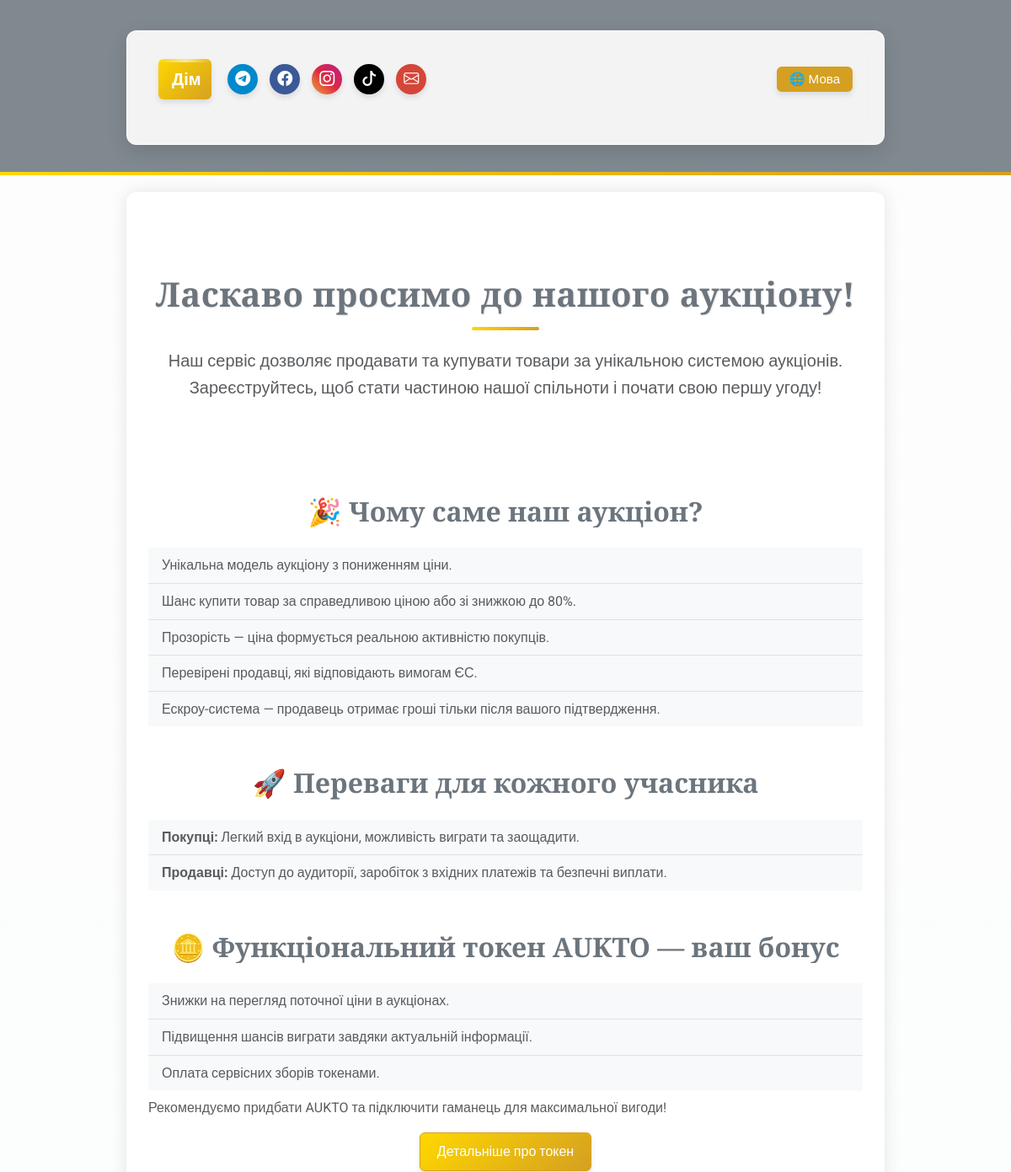
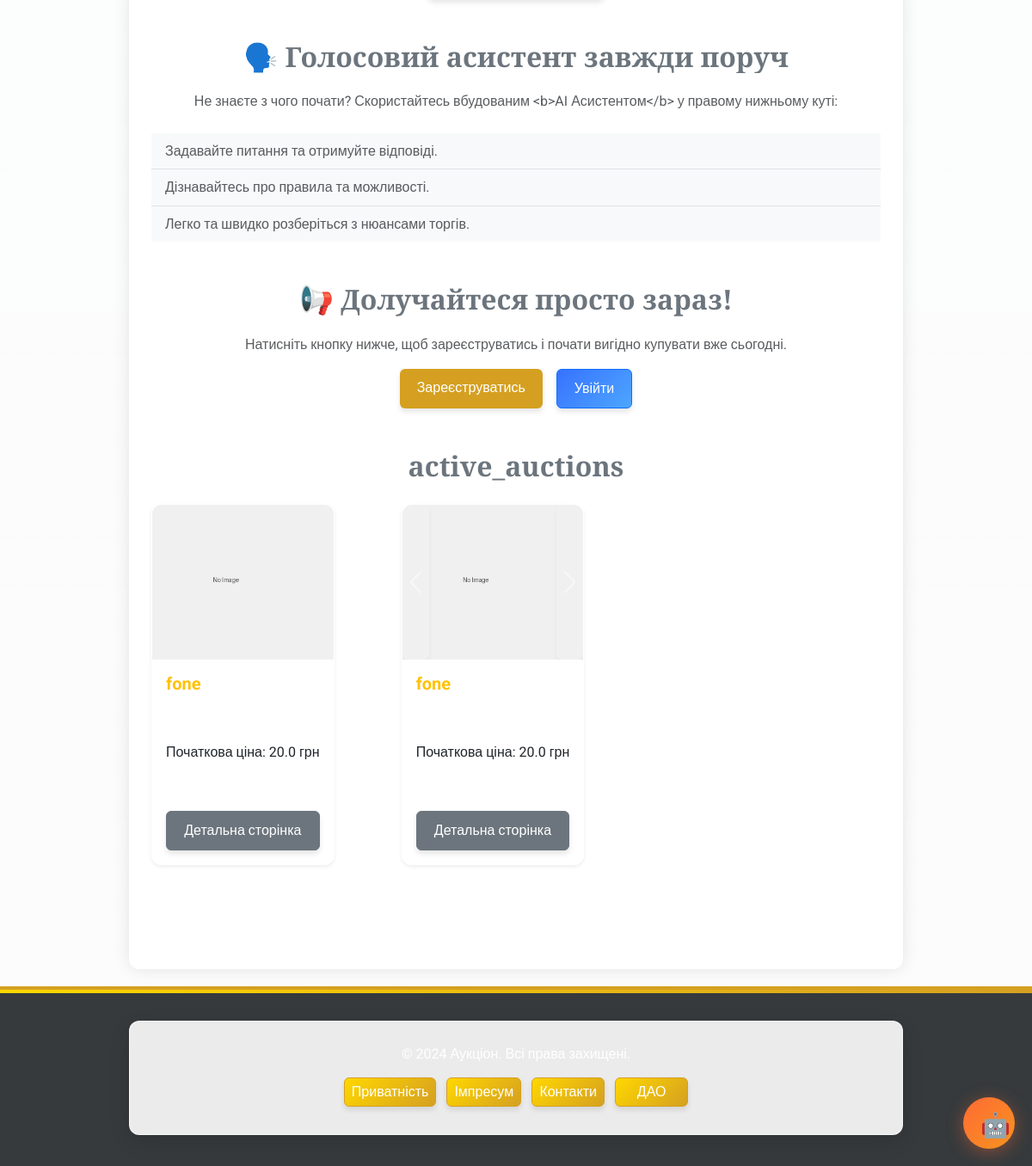
The page / on the database its author committed (2 pictures, top to bottom).
### app/models/auction.py (models this page shows, shortened)
class Auction(db.Model):
    __tablename__ = 'auctions'
    id = db.Column(db.Integer, primary_key=True)
    title = db.Column(db.String(255), nullable=False)
    description = db.Column(db.Text, nullable=False)
    starting_price = db.Column(db.Float, nullable=False)
    current_price = db.Column(db.Float, nullable=False)
    seller_id = db.Column(db.Integer, db.ForeignKey('users.id'), nullable=False)
    total_participants = db.Column(db.Integer, default=0, nullable=False)
    is_active = db.Column(db.Boolean, default=True, nullable=False)
    winner_id = db.Column(db.Integer, db.ForeignKey('users.id'), nullable=True)
    total_earnings = db.Column(db.Float, default=0.0, nullable=False)
    created_at = db.Column(db.DateTime, default=db.func.now(), nullable=False)
    updated_at = db.Column(db.DateTime, default=db.func.now(), onupdate=db.func.now(), nullable=False)
    photos = db.Column(JSON, default=list)  # Поле для зберігання шляхів до фото у форматі JSON
    is_confirmed = db.Column(db.Boolean, default=False, nullable=False)  # Чи підтверджено отримання товару
    main_photo_idx = db.Column(db.Integer, default=0)  # Індекс головного фото
    participants = relationship(
        'AuctionParticipant', back_populates='auction', cascade='all, delete-orphan', lazy='dynamic'
    )
    def get_safe_photo(self, index=None):
        import os
        from flask import current_app
        fallback_image = 'images/default/no-image.png'
        if index is not None and self.photos and 0 <= index < len(self.photos):
            photo_path = self.photos[index]
        elif self.photos and 0 <= (self.main_photo_idx or 0) < len(self.photos):
            photo_path = self.photos[self.main_photo_idx or 0]
        elif self.photos and len(self.photos) > 0:
            photo_path = self.photos[0]
        else:
            return fallback_image
        full_path = os.path.join(current_app.static_folder, photo_path)
        if os.path.isfile(full_path):
            return photo_path
        else:
            print(f"Warning: Image file not found: {photo_path}")
            return fallback_image

### app/routes/main_routes.py (the view)
@main_bp.route('/')
def index():
    lang = session.get('lang', 'ua')
    auctions = Auction.query.filter_by(is_active=True).all()
    discount = None
    if current_user.is_authenticated and current_user.wallet_address:
        try:
            discount = get_user_discount(current_user.wallet_address)
        except Exception:
            discount = None
    if lang == 'en':
        return render_template('index_en.html', auctions=auctions, user_discount=discount, lang=lang, ui_text=ui_text)
    elif lang == 'de':
        return render_template('index_de.html', auctions=auctions, user_discount=discount, lang=lang, ui_text=ui_text)
    return render_template('index.html', auctions=auctions, user_discount=discount, lang=lang, ui_text=ui_text)

### app/utils/i18n_ui.py (called while the page is built)
def ui_text(key, lang):
    return ui_translations.get(key, {}).get(lang, ui_translations.get(key, {}).get('ua', key))

### app/templates/index.html (shortened to what this page needs)
{% extends 'base.html' %}
{% block content %}
<div class="text-center py-5">
    <h1 class="text-secondary fw-bold">{{ ui_text('welcome_header', lang) }}</h1>
    <p class="text-muted fs-5">
        {{ ui_text('welcome_text', lang) }}
    </p>
</div>
<section class="my-5">
    <h2 class="text-center text-secondary fw-bold">🎉 {{ ui_text('why_auction', lang) }}</h2>
    <ul class="list-group list-group-flush mt-4">
        <li class="list-group-item bg-light text-muted">{{ ui_text('unique_model', lang) }}</li>
        <li class="list-group-item bg-light text-muted">{{ ui_text('fair_price', lang) }}</li>
        <li class="list-group-item bg-light text-muted">{{ ui_text('transparency', lang) }}</li>
        <li class="list-group-item bg-light text-muted">{{ ui_text('verified_sellers', lang) }}</li>
        <li class="list-group-item bg-light text-muted">{{ ui_text('escrow', lang) }}</li>
    </ul>
</section>
<section class="my-5">
    <h2 class="text-center text-secondary fw-bold">🚀 {{ ui_text('benefits', lang) }}</h2>
    <ul class="list-group list-group-flush mt-4">
        <li class="list-group-item bg-light text-muted"><b>{{ ui_text('buyers', lang) }}:</b> {{ ui_text('buyers_benefit', lang) }}</li>
        <li class="list-group-item bg-light text-muted"><b>{{ ui_text('sellers', lang) }}:</b> {{ ui_text('sellers_benefit', lang) }}</li>
    </ul>
</section>
<section class="my-5">
    <h2 class="text-center text-secondary fw-bold">🪙 {{ ui_text('token_bonus', lang) }}</h2>
    <ul class="list-group list-group-flush mt-4">
        <li class="list-group-item bg-light text-muted">{{ ui_text('token_discount_benefit', lang) }}</li>
        <li class="list-group-item bg-light text-muted">{{ ui_text('token_chance_benefit', lang) }}</li>
        <li class="list-group-item bg-light text-muted">{{ ui_text('token_fee_benefit', lang) }}</li>
    </ul>
    <p class="text-muted mt-2">{{ ui_text('token_recommend', lang) }}</p>
    <div class="text-center mt-3">
        <a href="{{ url_for('token.token_info') }}" class="btn btn-outline-warning">{{ ui_text('token_details', lang) }}</a>
    </div>
</section>
<section class="my-5">
    <h2 class="text-center text-secondary fw-bold">🗣️ {{ ui_text('assistant_always', lang) }}</h2>
    <p class="text-muted text-center">
        {{ ui_text('assistant_invite', lang) }}
    </p>
    <ul class="list-group list-group-flush mt-4">
        <li class="list-group-item bg-light text-muted">{{ ui_text('assistant_ask', lang) }}</li>
        <li class="list-group-item bg-light text-muted">{{ ui_text('assistant_rules', lang) }}</li>
        <li class="list-group-item bg-light text-muted">{{ ui_text('assistant_easy', lang) }}</li>
    </ul>
</section>
<section class="my-5 text-center">
    <h2 class="text-secondary fw-bold">📢 {{ ui_text('join_now', lang) }}</h2>
    <p class="text-muted">{{ ui_text('join_now_text', lang) }}</p>
    <div class="d-flex justify-content-center gap-3">
        <a href="{{ url_for('auth.choose_role') }}" class="btn btn-outline-light">{{ ui_text('register', lang) }}</a>
        <a href="{{ url_for('auth.login') }}" class="btn btn-outline-primary">{{ ui_text('login', lang) }}</a>
    </div>
</section>
<section class="my-5">
    <h2 class="text-center text-secondary fw-bold">{{ ui_text('active_auctions', lang) }}</h2>
    {% if auctions %}
    <div class="row mt-4">
        {% for auction in auctions %}
        <div class="col-md-4 d-flex align-items-stretch">
            {% set img_url = auction.photos[0] if auction.photos and auction.photos[0] else 'images/default.jpg' %}
            {% include 'auctions/auction_card.html' with context %}
        </div>
        {% endfor %}
    </div>
    {% else %}
    <p class="text-center text-muted fs-5">{{ ui_text('no_auctions', lang) }}</p>
    {% endif %}
</section>
{% endblock %}

### app/templates/auctions/auction_card.html (shortened to what this page needs)
<div class="auction-card card shadow-sm auction-card-fixed mb-4">    <div class="card-img-top auction-card-img p-0" style="background:none;">
        {% if auction.photos and auction.photos|length > 1 %}
        <div id="auctionCardCarousel-{{ auction.id }}" class="carousel slide" data-bs-ride="carousel">
            <div class="carousel-inner">
                {% for photo in auction.photos %}
                <div class="carousel-item {% if loop.index0 == (auction.main_photo_idx or 0) %}active{% endif %}">
                    <img src="{{ url_for('static', filename=auction.get_safe_photo(loop.index0)) }}" class="img-fluid rounded-top w-100" alt="Фото товару" style="height:180px;object-fit:cover;">
                </div>
                {% endfor %}
            </div>
            <button class="carousel-control-prev" type="button" data-bs-target="#auctionCardCarousel-{{ auction.id }}" data-bs-slide="prev">
                <span class="carousel-control-prev-icon" aria-hidden="true"></span>
            </button>
            <button class="carousel-control-next" type="button" data-bs-target="#auctionCardCarousel-{{ auction.id }}" data-bs-slide="next">
                <span class="carousel-control-next-icon" aria-hidden="true"></span>
            </button>
        </div>
        {% else %}
        <img src="{{ url_for('static', filename=auction.get_safe_photo()) }}" class="img-fluid rounded-top w-100" alt="Фото товару" style="height:180px;object-fit:cover;">
        {% endif %}
    </div>    <div class="card-body d-flex flex-column justify-content-between">
        <h5 class="card-title text-warning fw-bold">{{ auction.title }}</h5>
        <p class="text-dark mb-2">Початкова ціна: {{ auction.starting_price }} грн</p>        <div class="d-flex flex-column gap-2">
            <a href="/auction/{{ auction.id }}" class="btn btn-outline-secondary w-100" target="_blank">Детальна сторінка</a>
        </div>
    </div>
</div>

### app/static/css/custom.css (style rules this page uses)
:root { --main-bg: transparent; --main-color: #d5a021; --secondary-color: #a47449; --neutral-gray: #6c757d; --text-color: #3d3d3d; --accent-blue: #3772ff; --accent-green: #2fb380; --accent-red: #e63946; --accent-purple: #6246ea; --dark-bg: #2b2d42; --dark-secondary: #444857; --dark-text: #edf2f4; --gold-gradient: linear-gradient(135deg, #ffd700, #d5a021); --purple-gradient: linear-gradient(135deg, #6246ea, #a36ae8); --blue-gradient: linear-gradient(135deg, #3772ff, #4da6ff); --card-shadow: 0 8px 24px rgba(0, 0, 0, 0.12); --hover-shadow: 0 12px 28px rgba(0, 0, 0, 0.2); --button-shadow: 0 4px 6px rgba(0, 0, 0, 0.1); --transition-fast: 0.2s ease; --transition-normal: 0.3s ease; --transition-slow: 0.5s ease; }
body { font-family: 'Roboto', sans-serif; background-color: transparent; color: var(--text-color); margin: 0; padding: 0; line-height: 1.6; overflow-x: hidden; transition: background-color var(--transition-normal); position: relative; }
h1, h2, h3 { font-family: 'Playfair Display', serif; color: var(--main-color); text-align: center; margin-bottom: 20px; position: relative; overflow: hidden; }
h1 { font-weight: 700; letter-spacing: 0.5px; text-shadow: 1px 1px 2px rgba(0, 0, 0, 0.1); }
h1:after { content: ''; display: block; width: 80px; height: 4px; background: var(--gold-gradient); margin: 15px auto 0; border-radius: 2px; transition: width var(--transition-normal); }
button, .btn { background-color: var(--main-color); border: none; color: #fff; font-size: 16px; padding: 10px 20px; border-radius: 6px; cursor: pointer; transition: background-color var(--transition-fast), transform var(--transition-fast), box-shadow var(--transition-fast); box-shadow: var(--button-shadow); position: relative; overflow: hidden; z-index: 1; }
.btn::after { content: ""; position: absolute; background: rgba(255, 255, 255, 0.3); border-radius: 50%; width: 100px; height: 100px; opacity: 0; top: 50%; left: 50%; transform: translate(-50%, -50%) scale(0); transition: transform 0.6s, opacity 0.6s; z-index: -1; }
.btn-outline-warning { color: #fff !important; background: var(--gold-gradient) !important; border: 1.5px solid var(--main-color) !important; transition: all var(--transition-normal) !important; }
.btn-outline-primary { color: #fff !important; background: var(--blue-gradient) !important; border: 1.5px solid #0d6efd !important; transition: all var(--transition-normal) !important; }
.btn-outline-secondary { color: #fff !important; background-color: var(--neutral-gray) !important; border: 1.5px solid var(--neutral-gray) !important; transition: all var(--transition-normal) !important; }
a { color: var(--main-color); text-decoration: none; position: relative; transition: color var(--transition-fast); }
.auction-card-fixed { min-height: 420px; max-height: 420px; display: flex; flex-direction: column; justify-content: space-between; background: rgba(255, 255, 255, 0.95); border-radius: 12px; overflow: hidden; transition: all var(--transition-normal); position: relative; box-shadow: 0 0 15px rgba(0, 0, 0, 0.15); backdrop-filter: blur(5px); border: 1px solid rgba(255, 255, 255, 0.9); }
.auction-card-img { height: 180px; background-size: cover; background-position: center; border-top-left-radius: 0.5rem; border-top-right-radius: 0.5rem; overflow: hidden; position: relative; }
.auction-card { transition: box-shadow var(--transition-normal), transform var(--transition-normal); box-shadow: 0 2px 8px rgba(0, 0, 0, 0.08); border: 1px solid rgba(255, 255, 255, 0.8); background-color: rgba(255, 255, 255, 0.95); backdrop-filter: blur(5px); }
.auction-card-img img { transition: filter var(--transition-normal), transform var(--transition-slow); width: 100%; height: 100%; object-fit: cover; }

### rows shown on the page
Auction: title "fone", starting_price "20.0"
Auction: title "fone", starting_price "20.0"

### other values the page prints
{{ ui_text('home', lang) }} "Дім"
{{ ui_text('language', lang) }} "Мова"
{{ ui_text('welcome_header', lang) }} "Ласкаво просимо до нашого аукціону!"
{{ ui_text('welcome_text', lang) }} "Наш сервіс дозволяє продавати та купувати товари за унікальною системою аукціонів. Зареєструйтесь, щоб стати частиною нашої спільноти і почати свою першу угоду!"
{{ ui_text('why_auction', lang) }} "Чому саме наш аукціон?"
{{ ui_text('unique_model', lang) }} "Унікальна модель аукціону з пониженням ціни."
{{ ui_text('fair_price', lang) }} "Шанс купити товар за справедливою ціною або зі знижкою до 80%."
{{ ui_text('transparency', lang) }} "Прозорість — ціна формується реальною активністю покупців."
{{ ui_text('verified_sellers', lang) }} "Перевірені продавці, які відповідають вимогам ЄС."
{{ ui_text('escrow', lang) }} "Ескроу-система — продавець отримає гроші тільки після вашого підтвердження."
{{ ui_text('benefits', lang) }} "Переваги для кожного учасника"
{{ ui_text('buyers', lang) }} "Покупці"
{{ ui_text('buyers_benefit', lang) }} "Легкий вхід в аукціони, можливість виграти та заощадити."
{{ ui_text('sellers', lang) }} "Продавці"
{{ ui_text('sellers_benefit', lang) }} "Доступ до аудиторії, заробіток з вхідних платежів та безпечні виплати."
